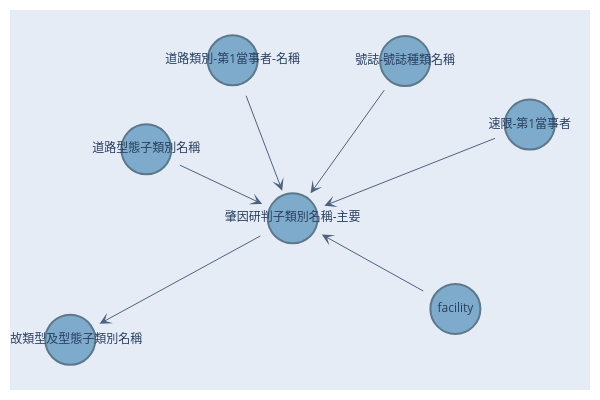

Notebook cell for this chart:
### Markdown cell above
### With normalize

### Code cell
import numpy as np
import networkx as nx
import plotly.graph_objects as go
from utils_behaviour import feature_name_map

def draw_bn_plotly(model, layout_algo="", en=False, width=1000, height=500, seed=42, iter=100):
    edges = [(str(u), str(v)) for u, v in model['model_edges']]
    df = model['independence_test'][['source','target','p_value']].copy()

    if en:
        df['source'] = df['source'].map(feature_name_map).fillna(df['source'])
        df['target'] = df['target'].map(feature_name_map).fillna(df['target'])
        edges = [(feature_name_map.get(u, u), feature_name_map.get(v, v)) for (u, v) in edges]
    else:
        df['source'] = df['source'].astype(str)
        df['target'] = df['target'].astype(str)

    p_map = {(s,t):p for s,t,p in df.itertuples(index=False, name=None)}
    p_map.update({(t,s):p for (s,t),p in list(p_map.items())})

    G = nx.DiGraph()
    G.add_edges_from(edges)

    pos = (nx.spring_layout(G, seed=seed, iterations=iter) if layout_algo=="spring"
           else nx.kamada_kawai_layout(G))

    # nodes
    deg = dict(G.degree())
    node_x, node_y, node_text, node_size = [], [], [], []
    for n in G.nodes():
        x,y = pos[n]
        node_x.append(x); node_y.append(y)
        node_text.append(f"{n}<br>degree: {deg.get(n,0)}")
        # node_size.append(10 + 25*(deg.get(n,1)))
        node_size.append(50)

    node_trace = go.Scatter(
        x=node_x, y=node_y, mode='markers+text',
        text=[str(n) for n in G.nodes()],
        textposition="middle center",
        hovertext=node_text, hoverinfo="text",
        marker=dict(size=node_size, 
                    # line=dict(width=1), 
                    line=dict(color="#24475E", width=2),
                    color="#5390B9")
    )

    # edge
    edge_traces = []
    annotations = []
    r = 0.15
    for u, v in G.edges():
        x0, y0 = pos[u]
        x1, y1 = pos[v]
        dx, dy = x1 - x0, y1 - y0
        d = (dx**2 + dy**2)**0.5
        if d == 0:
            continue

        # 起點：從 source 往 target 方向移動 r
        sx = x0 + dx/d * r
        sy = y0 + dy/d * r
        # 終點：從 target 往 source 方向退 r
        ex = x1 - dx/d * r
        ey = y1 - dy/d * r

        annotations.append(dict(
            ax=sx, ay=sy, x=ex, y=ey,
            xref="x", yref="y", axref="x", ayref="y",
            showarrow=True, arrowhead=3, arrowsize=2, opacity=0.8
        ))

    fig = go.Figure(data=edge_traces + [node_trace],
        layout=go.Layout(
            template=None, showlegend=False,
            hovermode='closest',
            margin=dict(l=10, r=10, t=10, b=10),
            xaxis=dict(showgrid=False, zeroline=False, showticklabels=False),
            yaxis=dict(showgrid=False, zeroline=False, showticklabels=False),
            annotations=annotations,
            width=width, height=height,
        )
    )
    return fig

draw_bn_plotly(model_independence, layout_algo='spring', en=False, width=600, height=400, seed=42, iter=30)

### Figure 1 — Plotly figure (JSON) as saved in the notebook; plotly's stock layout.template omitted (floating-point values rounded to 4 significant figures)
{"data": [{"hoverinfo": "text", "hovertext": ["號誌-號誌種類名稱<br>degree: 1", "肇因研判子類別名稱-主要<br>degree: 6", "事故類型及型態子類別名稱<br>degree: 1", "道路型態子類別名稱<br>degree: 1", "速限-第1當事者<br>degree: 1", "道路類別-第1當事者-名稱<br>degree: 1", "facility<br>degree: 1"], "marker": {"color": "#5390B9", "line": {"color": "#24475E", "width": 2}, "size": [50, 50, 50, 50, 50, 50, 50]}, "mode": "markers+text", "text": ["號誌-號誌種類名稱", "肇因研判子類別名稱-主要", "事故類型及型態子類別名稱", "道路型態子類別名稱", "速限-第1當事者", "道路類別-第1當事者-名稱", "facility"], "textposition": "middle center", "type": "scatter", "x": [0.4289, -0.05081, -1, -0.6753, 0.9608, -0.3071, 0.6435], "y": [0.6176, -0.1968, -0.8255, 0.1604, 0.2885, 0.6216, -0.6658]}], "layout": {"annotations": [{"arrowhead": 3, "arrowsize": 2, "ax": 0.3528, "axref": "x", "ay": 0.4884, "ayref": "y", "opacity": 0.8, "showarrow": true, "x": 0.02532, "xref": "x", "y": -0.06755, "yref": "y"}, {"arrowhead": 3, "arrowsize": 2, "ax": -0.1759, "axref": "x", "ay": -0.2796, "ayref": "y", "opacity": 0.8, "showarrow": true, "x": -0.8749, "xref": "x", "y": -0.7427, "yref": "y"}, {"arrowhead": 3, "arrowsize": 2, "ax": -0.5451, "axref": "x", "ay": 0.08596, "ayref": "y", "opacity": 0.8, "showarrow": true, "x": -0.181, "xref": "x", "y": -0.1223, "yref": "y"}, {"arrowhead": 3, "arrowsize": 2, "ax": 0.8256, "axref": "x", "ay": 0.2236, "ayref": "y", "opacity": 0.8, "showarrow": true, "x": 0.08444, "xref": "x", "y": -0.1319, "yref": "y"}, {"arrowhead": 3, "arrowsize": 2, "ax": -0.2623, "axref": "x", "ay": 0.4784, "ayref": "y", "opacity": 0.8, "showarrow": true, "x": -0.09564, "xref": "x", "y": -0.05365, "yref": "y"}, {"arrowhead": 3, "arrowsize": 2, "ax": 0.5192, "axref": "x", "ay": -0.5819, "ayref": "y", "opacity": 0.8, "showarrow": true, "x": 0.07349, "xref": "x", "y": -0.2808, "yref": "y"}], "height": 400, "hovermode": "closest", "margin": {"b": 10, "l": 10, "r": 10, "t": 10}, "showlegend": false, "width": 600, "xaxis": {"showgrid": false, "showticklabels": false, "zeroline": false}, "yaxis": {"showgrid": false, "showticklabels": false, "zeroline": false}}}
